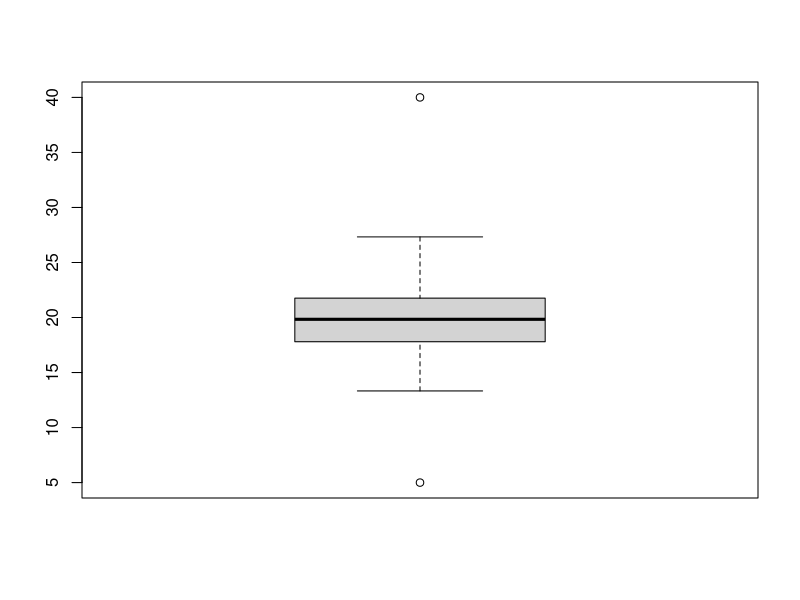
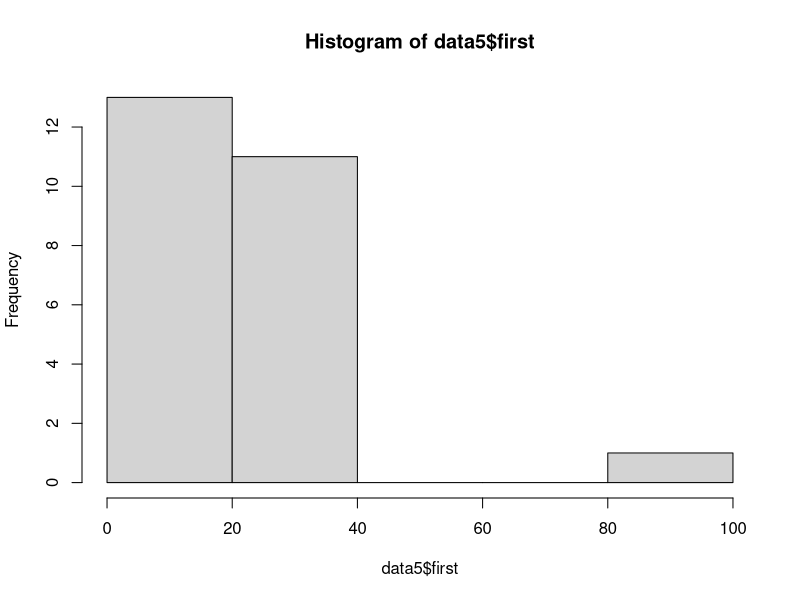
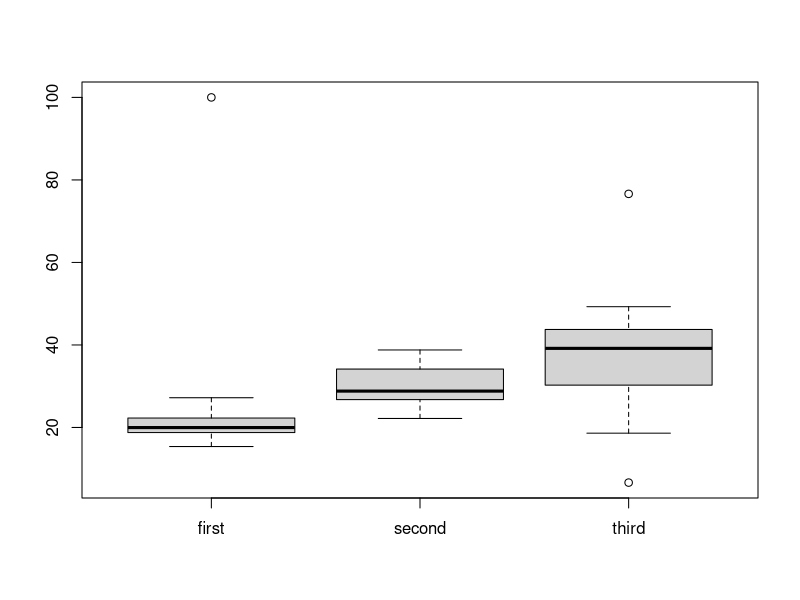

Recreate these plots in R, in order.
## ---- chunk 1
knitr::opts_chunk$set(echo = TRUE)
## ---- chunk 2
setwd("E:/Training_S/Cleaning Data in R")
data1 = read.csv("retail.csv", header = TRUE,  sep=";", stringsAsFactors=FALSE)
head(data1)
## ---- chunk 3
class(data1)
## ---- chunk 4
dim(data1)
## ---- chunk 5
names(data1)
## ---- chunk 6
str(data1)
## ---- chunk 7
library(dplyr)
glimpse(data1)
## ---- chunk 8
summary(data1)
## ---- chunk 9
#setwd("E:/Training_S/Cleaning Data in R")
data1 = read.csv("data1.csv")
data1
## ---- chunk 10
library(tidyr)
data1_long = gather(data1, categories, values, -Name)
data1_long
## ---- chunk 11
data1_wide = spread(data1_long, categories, values)
data1_wide
## ---- chunk 12
data2 = read.csv("data2.csv", colClasses=c("character","factor","numeric","character"))
data2
## ---- chunk 13
data2_separated = separate(data2, Time, c("Year", "month"))
data2_separated
## ---- chunk 14
data2_united = unite(data2_separated, Time, Year, month)
data2_united
## ---- chunk 15
library(lubridate)
date_string = c("2010-01-27", "2010-12-21", "2012-09-29")
class(date_string)
date_date = ymd(date_string)
class(date_date)
date_date
## ---- chunk 16
mdy("July 12, 2017")
## ---- chunk 17
hms("14:34:23")
## ---- chunk 18
ymd_hms("2017/07/12 14.36.59")
## ---- chunk 19
library(stringr)
## ---- chunk 20
str_trim("    hopefully, you are enjoying this training, are you???     ")
## ---- chunk 21
str_pad("678", width = 6, side="left", pad="0")
## ---- chunk 22
popular_languages = c("R", "Python", "C", "Java")
r_in_popular_languages = str_detect(popular_languages, "R")
r_in_popular_languages
## ---- chunk 23
popular_languages = str_replace(popular_languages, "C", "C++")
popular_languages
## ---- chunk 24
data3 = data.frame(Type1 = c(23,34,NA,56,NA,55),
                   Type2 = c(22, 32,45,NA,76,90))
data3
## ---- chunk 25
any(is.na(data3))
is.na(df)
## ---- chunk 26
sum(is.na(data3))
## ---- chunk 27
which(is.na(data3$Type1))
## ---- chunk 28
complete.cases(data3)
## ---- chunk 29
data3[complete.cases(data3), ]
## ---- chunk 30
na.omit(data3)
## ---- chunk 31
set.seed(0)
data4 = c(rnorm(125, mean=20, sd=3),5, 40)

boxplot(data4)
## ---- chunk 32
set.seed(0)
data5 = data.frame(first=c(rnorm(24, mean=20, sd=3), 100),
                   second = rnorm(25, mean=30, sd=5),
                   third = rnorm(25, mean=40, sd=15))
summary(data5$first)
hist(data5$first, breaks=5)
## ---- chunk 33
boxplot(data5)
